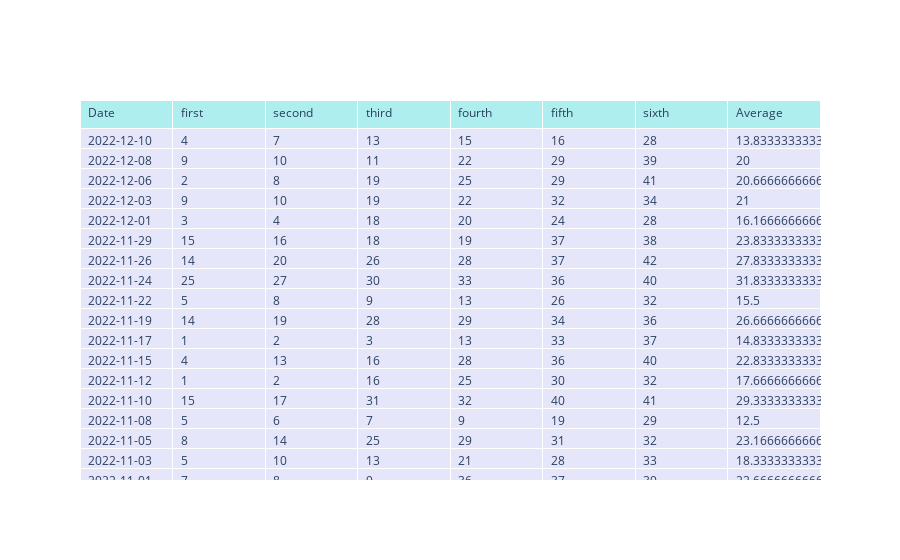

This figure's notebook cell:
### Markdown cell above
#### EDA Row-Wise <a name='eda_two'/>
<a href=#home>Back to Top</a><br>
<a href=#eda_one>Previous Section</a><br>
<a href=#histogram>Next Section</a>

### Code cell
fig = go.Figure(data=[go.Table(
    header=dict(values=['Date', 'first', 'second', 'third', 'fourth', 'fifth', 'sixth', 'Average'],
                fill_color='paleturquoise',
                align='left'),
    cells=dict(values=[df['Date'].dt.date, df['first'], df['second'], df['third'], df['fourth'], df['fifth'], df['sixth'], 
                       (df['first'] + df['second'] + df['third'] + df['fourth'] + df['fifth'] + df['sixth'])/6],
               fill_color='lavender',
               align='left'))
])

fig.show()

### Figure 1 — Plotly figure (JSON) as saved in the notebook; plotly's stock layout.template omitted (floating-point values rounded to 4 significant figures; data arrays with more than 128 entries replaced by an {"elided": "..."} marker saying what was removed)
{"data": [{"cells": {"align": "left", "fill": {"color": "lavender"}, "values": {"elided": "8x2427 mixed values"}}, "header": {"align": "left", "fill": {"color": "paleturquoise"}, "values": ["Date", "first", "second", "third", "fourth", "fifth", "sixth", "Average"]}, "type": "table"}], "layout": {}}
